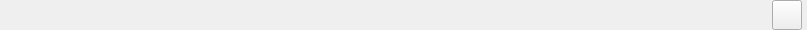
<?xml version="1.0" encoding="UTF-8"?>
<ui version="4.0">
 <class>WindowHead</class>
 <widget class="QWidget" name="WindowHead">
  <property name="geometry">
   <rect>
    <x>0</x>
    <y>0</y>
    <width>807</width>
    <height>30</height>
   </rect>
  </property>
  <property name="minimumSize">
   <size>
    <width>0</width>
    <height>30</height>
   </size>
  </property>
  <property name="maximumSize">
   <size>
    <width>16777215</width>
    <height>30</height>
   </size>
  </property>
  <property name="windowTitle">
   <string>Form</string>
  </property>
  <layout class="QHBoxLayout" name="horizontalLayout">
   <property name="spacing">
    <number>3</number>
   </property>
   <property name="leftMargin">
    <number>5</number>
   </property>
   <property name="topMargin">
    <number>0</number>
   </property>
   <property name="rightMargin">
    <number>5</number>
   </property>
   <property name="bottomMargin">
    <number>0</number>
   </property>
   <item>
    <widget class="QLabel" name="icon">
     <property name="text">
      <string/>
     </property>
    </widget>
   </item>
   <item>
    <widget class="QLabel" name="title">
     <property name="text">
      <string/>
     </property>
    </widget>
   </item>
   <item>
    <spacer name="horizontalSpacer">
     <property name="orientation">
      <enum>Qt::Horizontal</enum>
     </property>
     <property name="sizeType">
      <enum>QSizePolicy::Expanding</enum>
     </property>
     <property name="sizeHint" stdset="0">
      <size>
       <width>753</width>
       <height>20</height>
      </size>
     </property>
    </spacer>
   </item>
   <item>
    <widget class="ImageButton" name="closeBtn">
     <property name="minimumSize">
      <size>
       <width>30</width>
       <height>30</height>
      </size>
     </property>
     <property name="maximumSize">
      <size>
       <width>30</width>
       <height>30</height>
      </size>
     </property>
     <property name="styleSheet">
      <string notr="true"/>
     </property>
     <property name="text">
      <string/>
     </property>
    </widget>
   </item>
  </layout>
 </widget>
 <customwidgets>
  <customwidget>
   <class>ImageButton</class>
   <extends>QPushButton</extends>
   <header location="global">src/components/ImageButton.h</header>
  </customwidget>
 </customwidgets>
 <resources/>
 <connections/>
</ui>
